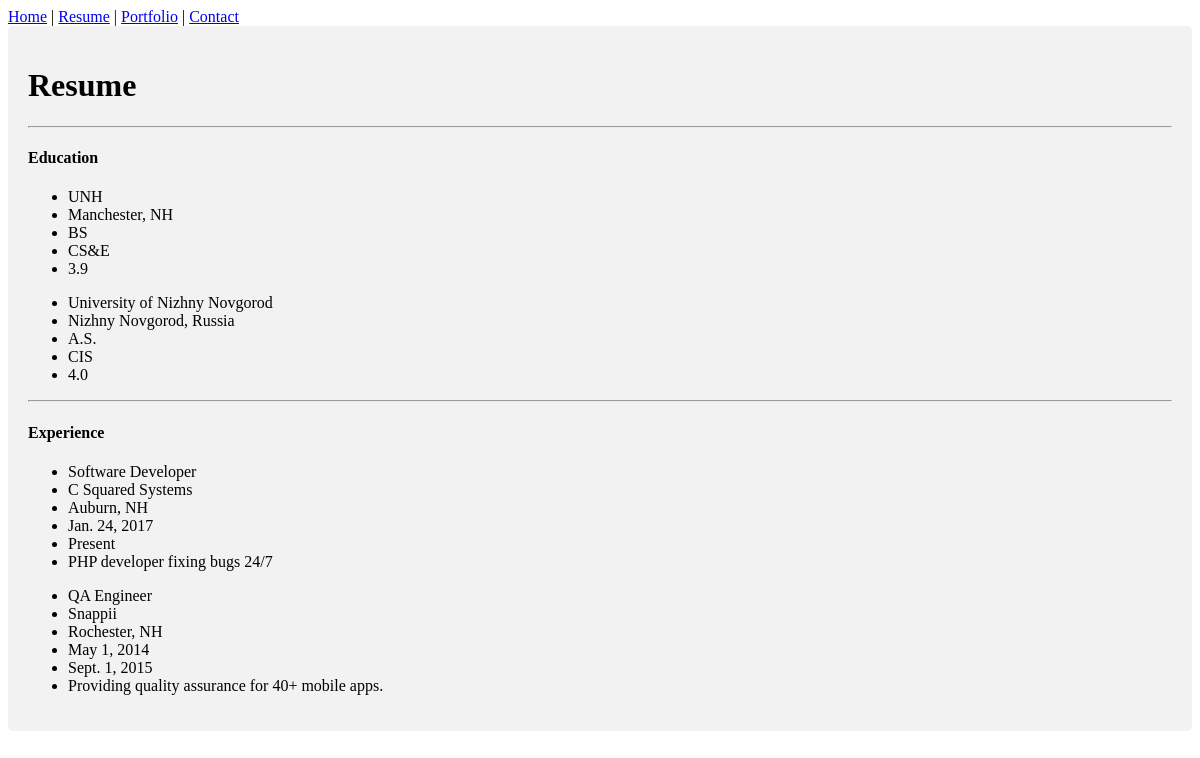
/resume, run on the app's committed database.
### resume/models.py (models this page shows, shortened)
class Education(models.Model):
    institution_name = models.CharField(max_length=255)
    location = models.CharField(max_length=255)
    degree = models.CharField(max_length=255)
    major = models.CharField(max_length=255)
    gpa = models.FloatField()

class Experience(models.Model):
    title = models.CharField(max_length=255)
    company = models.CharField(max_length=255)
    location = models.CharField(max_length=255)
    start_date = models.DateField()
    end_date = models.DateField(null=True, blank=True)
    description = models.TextField()

### resume/views.py (the view)
# urls.py: 2. Add a URL to urlpatterns:  path('', views.home, name='home')
def home(request):
    education_qs = Education.objects.all()
    experience_qs = Experience.objects.order_by('-start_date')
    context = {'education_list': education_qs,
     'experience_list': experience_qs}
    return render(request, 'resume/home.html', context)

### resume/templates/resume/home.html (shortened to what this page needs)
{% extends 'base.html' %}
{% block content %}
<div class="container">
  <h1>Resume</h1>
  <hr>
  {% if education_list %}
      <h4>Education</h4>
      {% for education in education_list %}
        <ul>
          <li>{{education.institution_name}}</li>
          <li>{{education.location}}</li>
          <li>{{education.degree}}</li>
          <li>{{education.major}}</li>
          <li>{{education.gpa}}</li>
        </ul>
      {% endfor %}
  {% endif %}
  <hr>
  {% if experience_list %}
      <h4>Experience</h4>
      {% for experience in experience_list %}
        <ul>
          <li>{{experience.title}}</li>
          <li>{{experience.company}}</li>
          <li>{{experience.location}}</li>
          <li>{{experience.start_date}}</li>
          {% if experience.end_date == None %}
              <li>Present</li>
          {% else %}
              <li>{{experience.end_date}}</li>
          {% endif %}
          <li>{{experience.description}}</li>
        </ul>
      {% endfor %}
  {% endif %}
</div>
{% endblock %}

### templates/base.html (shortened to what this page needs)
{% load static %}
<!DOCTYPE html>
<html>
  <head>
    <link rel='stylesheet' href="{% static 'css/style.css' %}" />
  </head>
  <body>
      <nav>
      <a href="{% url 'home' %}">Home</a> |
      <a href="{% url 'resume:home' %}">Resume</a> |
      <a href="{% url 'portfolio' %}">Portfolio</a> |
      <a href="{% url 'contact' %}">Contact</a>
      </nav>
      {% block content %}
      {% endblock %}
  </body>
</html>

### static/css/style.css (style rules this page uses)
.container { border-radius: 5px; background-color: #f2f2f2; padding: 20px; }

### data on the page
Education: institution_name "UNH", location "Manchester, NH", degree "BS", major "CS&E", gpa "3.9"
Education: institution_name "University of Nizhny Novgorod", location "Nizhny Novgorod, Russia", degree "A.S.", major "CIS", gpa "4.0"
Experience: title "Software Developer", company "C Squared Systems", location "Auburn, NH", start_date "Jan. 24, 2017", shows "Present", description "PHP developer fixing bugs 24/7"
Experience: title "QA Engineer", company "Snappii", location "Rochester, NH", start_date "May 1, 2014", end_date "Sept. 1, 2015", description "Providing quality assurance for 40+ mobile apps."
